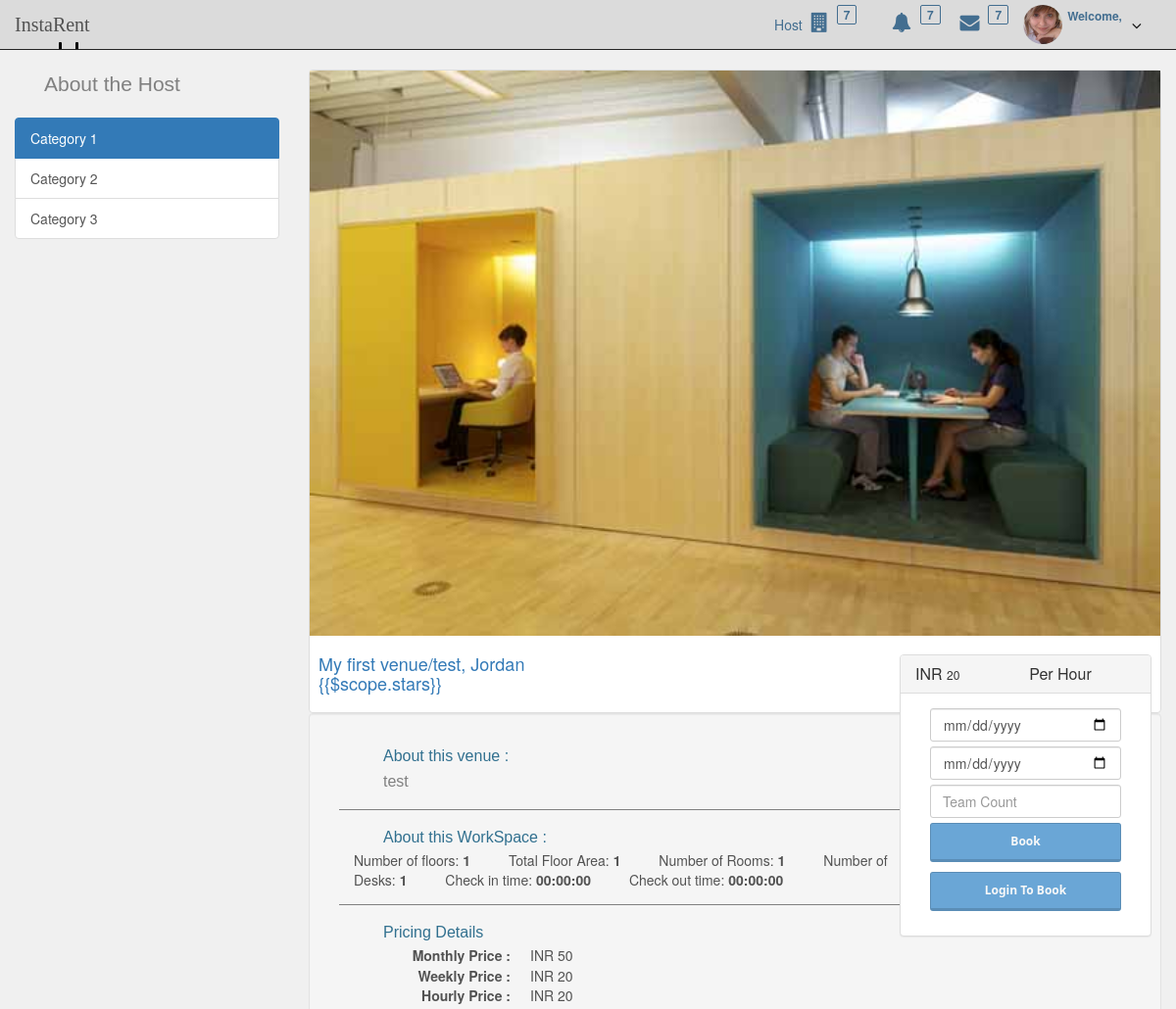
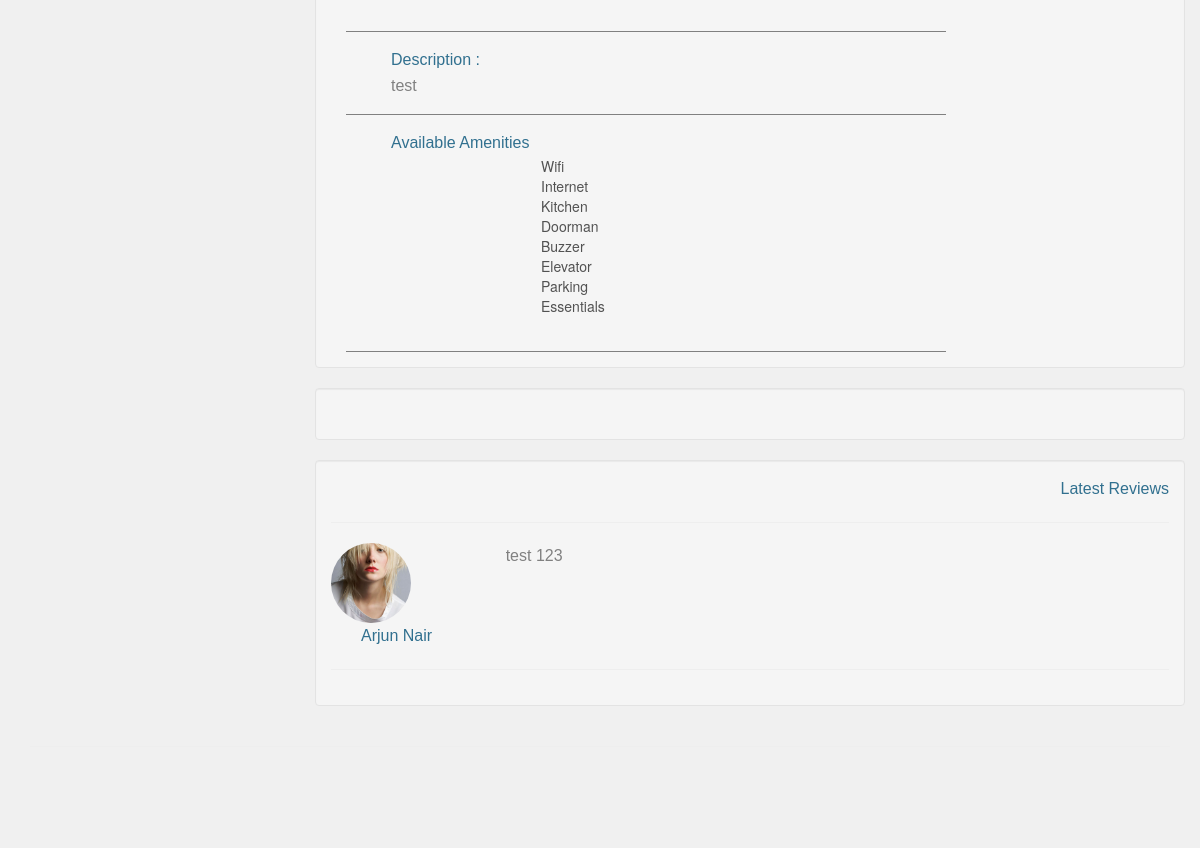
/product_details/index.php?workspace_id=2 (signed in), run on the app's committed database (2 pictures, top to bottom).
### tables this page shows
CREATE TABLE IF NOT EXISTS `workspace` (
  `workspace_id` int(20) NOT NULL,
  `venue_id` int(20) NOT NULL,
  `user_id` varchar(10) NOT NULL,
  `type` int(2) NOT NULL,
  `space_name` varchar(20) NOT NULL,
  `similar_workspace` int(10) NOT NULL,
  `space_desc` longtext NOT NULL,
  `workspace_pricing_id` int(20) NOT NULL,
  `image_1` varchar(50) NOT NULL,
  `image_2` varchar(50) NOT NULL,
  `image_3` varchar(50) NOT NULL,
  `image_4` varchar(50) NOT NULL,
  `image_5` varchar(50) NOT NULL,
  `image_6` varchar(50) NOT NULL,
  `image_7` varchar(50) NOT NULL,
  `image_8` varchar(50) NOT NULL,
  `image_9` varchar(50) NOT NULL,
  `image_10` varchar(50) NOT NULL,
  `listedbyuser` tinyint(1) NOT NULL,
  `verifiedbyadmin` tinyint(1) NOT NULL,
  `accomodates` int(5) NOT NULL
);

CREATE TABLE IF NOT EXISTS `workspace_pricing` (
  `workspace_pricing_id` int(20) NOT NULL,
  `workspace_id` int(20) NOT NULL,
  `venue_id` int(20) NOT NULL,
  `hourly_price` int(11) NOT NULL,
  `weekly_price` int(11) NOT NULL,
  `monthly_price` int(11) NOT NULL
);

CREATE TABLE IF NOT EXISTS `venue` (
  `venue_id` int(20) NOT NULL,
  `user_id` varchar(10) NOT NULL,
  `name` varchar(50) NOT NULL,
  `event_type` varchar(10) NOT NULL,
  `city` varchar(300) NOT NULL,
  `state` varchar(15) NOT NULL,
  `venue_desc` longtext NOT NULL,
  `logo_addr` longtext NOT NULL,
  `no_of_floors` int(11) NOT NULL,
  `floor_area` int(11) NOT NULL,
  `no_of_rooms` int(11) NOT NULL,
  `no_of_desks` int(11) NOT NULL,
  `opening_time` time NOT NULL,
  `closing_time` time NOT NULL,
  `addr` longtext NOT NULL,
  `neighbourhood` varchar(50) NOT NULL,
  `telephone` varchar(20) NOT NULL,
  `email` varchar(80) NOT NULL,
  `website` varchar(100) NOT NULL,
  `workspace_id` int(20) NOT NULL,
  `verified` tinyint(1) NOT NULL,
  `available_days` int(2) NOT NULL
);

CREATE TABLE IF NOT EXISTS `reviews` (
  `review_id` int(20) NOT NULL,
  `booking_id` int(20) NOT NULL,
  `workspace_id` int(20) NOT NULL,
  `venue_id` int(20) NOT NULL,
  `stars` int(1) NOT NULL,
  `body` varchar(200) NOT NULL,
  `author_id` int(20) NOT NULL,
  `host_id` int(20) NOT NULL,
  `createdOn` date NOT NULL
);

### product_details/index.php (the view, shortened to what this page needs)
<?php
$servername = "localhost";
$username = "root";
$workspaceid = $_GET['workspace_id'];
$conn = mysql_connect($servername,$username);
$sql = "SELECT * from workspace INNER JOIN venue ON workspace.workspace_id = venue.workspace_id
INNER JOIN amenities ON workspace.workspace_id = amenities.venue_id
INNER JOIN workspace_pricing ON workspace.workspace_id = workspace_pricing.venue_id
where workspace.workspace_id='".$workspaceid."' ";
$sql_review = "SELECT * from reviews where workspace_id='".$workspaceid."'  ORDER BY createdOn DESC";
$query = mysql_query($sql,$conn);
$query_reviews = mysql_query($sql_review);
  while($row = mysql_fetch_assoc($query)){
    $data=$row;
  }
while($row = mysql_fetch_assoc($query_reviews)){
    $data_reviews_old[]=$row;
  }
$query_userdetail = mysql_query($sql);
if(isset($data_reviews_old)){
  for ($i=0; $i <count($data_reviews_old) ; $i++) {
    $sql = "SELECT user.first_name, user.surname, user_details.photo_path from user INNER JOIN user_details ON
    user.userid = user_details.user_id
     where user.userid = '".$data_reviews_old[$i]['author_id']."'";
    $username = mysql_fetch_assoc(mysql_query($sql));
    $data_reviews_old[$i]['username'] = $username['first_name']." ".$username['surname'];
    $data_reviews_old[$i]['photo_path'] = $username['photo_path'];
  }
}
?>
<!DOCTYPE html>
<html lang="en" ng-app="instarent">
<head>
    <link href="css/bootstrap.min.css" rel="stylesheet">
    <link href="../dashboard/plugins/jquery-ui/jquery-ui.min.css" rel="stylesheet">
    <link href="http://maxcdn.bootstrapcdn.com/font-awesome/4.2.0/css/font-awesome.min.css" rel="stylesheet">
    <link href="css/shop-item.css" rel="stylesheet">
    <link href="../dashboard/css/style_v1.css" rel="stylesheet">
</head>
<body ng-controller="BookingController">
<div class="container-fluid">
 <div class="row" style="vertical-align:0">
    <div class="col-xs-12 col-sm-12 col-md-12 col-lg-12">
<header class="navbar">
    <div class="container-fluid expanded-panel">
        <div class="row">
            <div id="logo" class="col-xs-1 col-sm-1 col-md-1 col-lg-1">
                <a href="#">InstaRent</a>
            </div>
            <div id="top-panel" class="col-xs-11 col-sm-11 col-md-11 col-lg-11">
<?php if(!(isset($_SESSION["currentuserid"]))){
    ?>
                    <div class="col-xs-2  col-sm-2 col-md-2 col-lg-2  pull-right top-panel-right">
                        <ul class="nav navbar-nav pull-right panel-menu">
                            <li>
                                <a href="#signup" data-toggle ="modal">Sign Up </a>
                            </li>
                            <li> &nbsp &nbsp &nbsp</li>
                            <li class="hidden-xs">
                                <a href="#login" data-toggle ="modal">Log In</a>
                            </li>
                            <li> &nbsp &nbsp &nbsp</li>
                        </ul>
                        </ul>
                    </div>
<?php }
else{
?>
        <div class="col-xs-5 col-sm-5 col-md-5 col-lg-5 ">
                            <ul class="nav navbar-nav pull-right panel-menu">
                            <li class="hidden-xs">
                                <a href="#" class="modal-link">
                                    <div class="host"> Host
                                    <i class="fa fa-building"></i>
                                    <span class="badge">7</span>
                                    </div>
                                </a>
                            </li>
                            <li>
                            </li>
                            <li class="hidden-xs">
                                <a href="#" class="modal-link">
                                    <i class="fa fa-bell"></i>
                                    <span class="badge">7</span>
                                </a>
                            </li>
                            <li class="hidden-xs">
                                <a href="../ajax/page_messages.html" class="ajax-link">
                                    <i class="fa fa-envelope"></i>
                                    <span class="badge">7</span>
                                </a>
                            </li>
                            <li class="dropdown">
                                <a href="#" class="dropdown-toggle account" data-toggle="dropdown">
                                    <div class="avatar">
                                        <img src="../img/avatar.jpg" class="img-circle" alt="avatar" />
                                    </div>
                                    <i class="fa fa-angle-down pull-right"></i>
                                    <div class="user-mini pull-right">
                                        <span class="welcome">Welcome,</span>
                                    </div>
                                </a>
                            </li>
                        </ul>
        </div>
<?php }?>
  </div>
        </div>
    </div>
</header>
 </div>
</div>
 </div>
    <div class="container-fluid">
        <div class="row">
            <div class="col-md-3">
                <p class="lead">About the Host</p>
                <div class="list-group">
                    <a href="#" class="list-group-item active">Category 1</a>
                    <a href="#" class="list-group-item">Category 2</a>
                    <a href="#" class="list-group-item">Category 3</a>
                </div>
            </div>
            <div class="col-md-9">
                <div class="thumbnail">
                    <img class="img-responsive" alt="" src="<?php echo "../offices/new/".$data['image_1'] ?>" >
                    <div class="caption-full">
                        <h5 class="pull-right">
                            <div class="panel panel-default">
                                  <div class="panel-heading">
                                        <h3 class="panel-title">INR <small class="text-right">  <?php echo $data['hourly_price'] ?> </small>
                                            <span style="margin-left:30%"> Per Hour  </span>
                                        </h3>
                                  </div>
                                  <div class="panel-body">
                                        <div class="form-group">
                <div class="col-md-12" >
                    <span>
                    <form name = "bookingform">
                    <input type="date" ng-model="fromdate" name=""
                    id="from" class="form-control" value="" required="required" title="" placeholder="From Date">
                    <input type="date" name="" ng-model="todate" id="to"
                    class="form-control" value="" required="required" title="" placeholder="To Date">
                    <input type="number" name="" ng-model="team_size" id="teamcount"
                    class="form-control" value="" min=1 max="" required="required" title="" placeholder="Team Count">
                    <button type="button" class="btn btn-primary  book_button col-md-12"  ng-hide="!isUserLoggedIn()"
                    ng-click="isLoggedIn && bookingform.$valid && bookspace()">Book</button>
                    <button type="button" class="btn btn-primary col-md-12 logintobook"  ng-hide="isUserLoggedIn()"
                    dat-togal="modal" data-target="#login">Login To Book</button>
                    </form>
                    </span>
                </div>
                                        </div>
                                  </div>
                            </div>
                         </h5>
                        <h4><a href="#"><?php echo $data['name']."/".$data['space_name']."," ?>
                             <?php echo $data['city'] ?>
                                <div > {{$scope.stars}} </div>
                        </a>
                        </h4>
                    </div>
                </div>
<div class="well">
    <div class="container-fluid">
        <div class="spaceDetails">
           <p class="text-info"> About this venue : </p> <p> <?php echo $data['venue_desc']?>
       </p>
        </div>
        <div class="spaceDetails">
    <p class="text-info"> About this WorkSpace : </p>
        <span > <?php echo "Number of floors:" ?> </span>
            <span class="propertyvalue"><?php echo $data['no_of_floors'] ?> </span>
          <span > <?php echo " Total Floor Area:" ?></span>
          <span class="propertyvalue"> <?php echo $data['floor_area'] ?></span>
           <span > <?php echo "Number of Rooms".":"?> </span>
            <span class="propertyvalue"> <?php echo $data['no_of_rooms'] ?></span>
           <span > <?php echo "Number of Desks".":"?> </span>
            <span class="propertyvalue"> <?php echo $data['no_of_desks'] ?></span>
           <span > <?php echo "Check in time".":"?> </span>
            <span class="propertyvalue"> <?php echo $data['opening_time'] ?></span>
           <span > <?php echo "Check out time".":"?> </span>
            <span class="propertyvalue"> <?php echo $data['closing_time'] ?></span>
        </div>
    <div class= "spaceDetails">
        <p class="text-info"> Pricing Details </p>
        <dl class="dl-horizontal">
        <dt> Monthly Price :</dt>
        <dd>INR <?php echo $data['monthly_price'] ?></dd>
        <dt> Weekly Price :</dt>
        <dd>INR <?php echo $data['weekly_price'] ?></dd>
        <dt> Hourly Price :</dt>
        <dd>INR <?php echo $data['hourly_price'] ?></dd>
        </dl>
    </div>
<div class= "spaceDetails">
    <p class="text-info"> Description : </p> <p> <?php echo $data['space_desc'] ?> </p>
</div>
    <div class="spaceDetails amenities">
        <p class="text-info"> Available Amenities </p>
        <dl class="dl-horizontal">
            <dd ng-show = "checkAvailability(wifi)">Wifi</dd>
            <dd ng-show = "checkAvailability(internet)">Internet</dd>
            <dd ng-show = "checkAvailability(kitchen)">Kitchen</dd>
            <dd ng-show = "checkAvailability(doorman)">Doorman</dd>
            <dd ng-show = "checkAvailability(buzzer)">Buzzer</dd>
            <dd ng-show = "checkAvailability(elevator)">Elevator</dd>
            <dd ng-show = "checkAvailability(parking)">Parking</dd>
            <dd ng-show = "checkAvailability(essentials)">Essentials</dd>
        </dl>
    </div>
    </div>
</div>
<div class="well">
</div>
                <div class="well">
                    <div class="text-right">
                        <p class="text-info">Latest Reviews</p>
                    </div>
                    <hr>
                    <?php foreach ($data_reviews_old as $key => $value) {
                     ?>
                    <div class="row">
                        <div class="col-xs-2 col-sm-2 col-md-2 col-lg-2">
                            <img src="<?php echo "../profile/".$data_reviews_old[$key]['photo_path'] ?>"
                             class="avatar img-circle" alt="echo" style="height:80px; width:80px">
                             <p class="text-info"> <?php echo $data_reviews_old[$key]['username'] ?>
                        </div>
                        <div class="col-xs-6 col-sm-3 col-md-6 col-lg-6">
                            <p> <?php echo $data_reviews_old[$key]['body']?> </p>
                        </div>
                        <div class="col-xs-3 col-sm-3 col-md-3 col-lg-3">
                        </div>
                    </div>
                    <hr>
                    <?php
                }?>
                </div>
            </div>
        </div>
    </div>
    <div class="container">
        <hr>
        <footer>
            <div class="row">
                <div class="col-lg-12">
                </div>
            </div>
        </footer>
    </div>
</body>
</html>

### data on the page
workspace: image_1 (picture), workspace_pricing.hourly_price "20", venue.name "My first venue", space_name "test", venue.city "Jordan", venue.venue_desc "test", venue.no_of_floors "1", venue.floor_area "1", venue.no_of_rooms "1", venue.no_of_desks "1", venue.opening_time "00:00:00", venue.closing_time "00:00:00", workspace_pricing.monthly_price "50", workspace_pricing.weekly_price "20", space_desc "test"
reviews: username "Arjun Nair", body "test 123"
